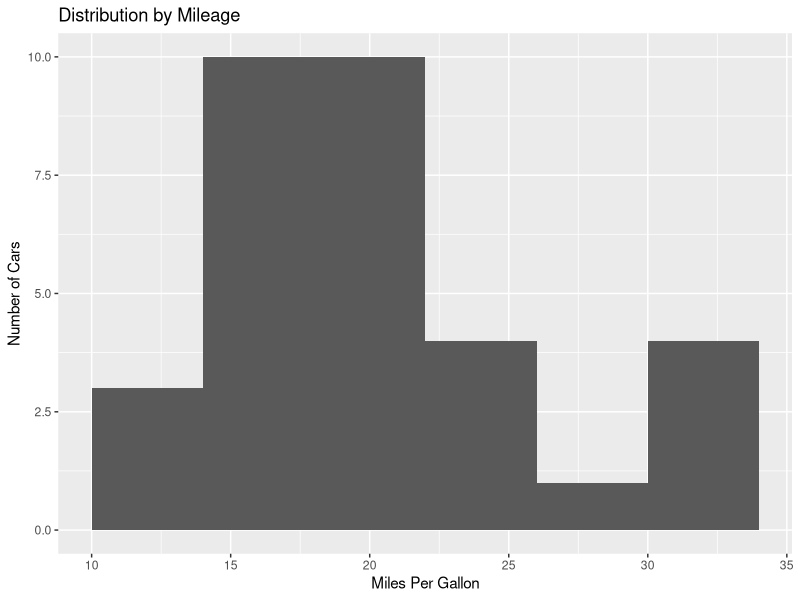
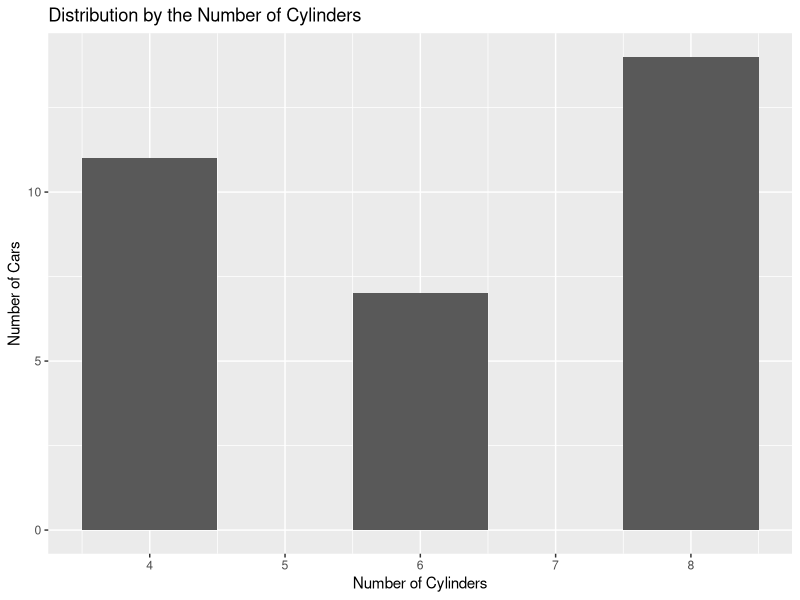
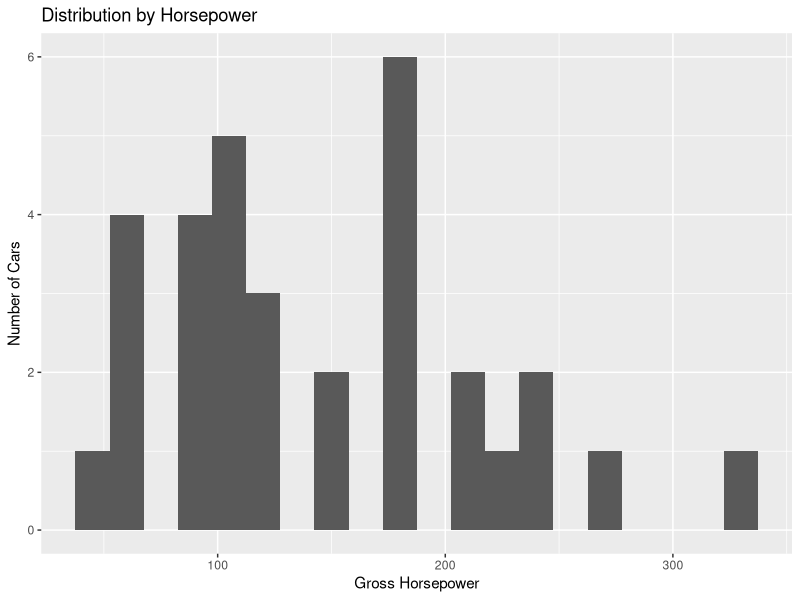
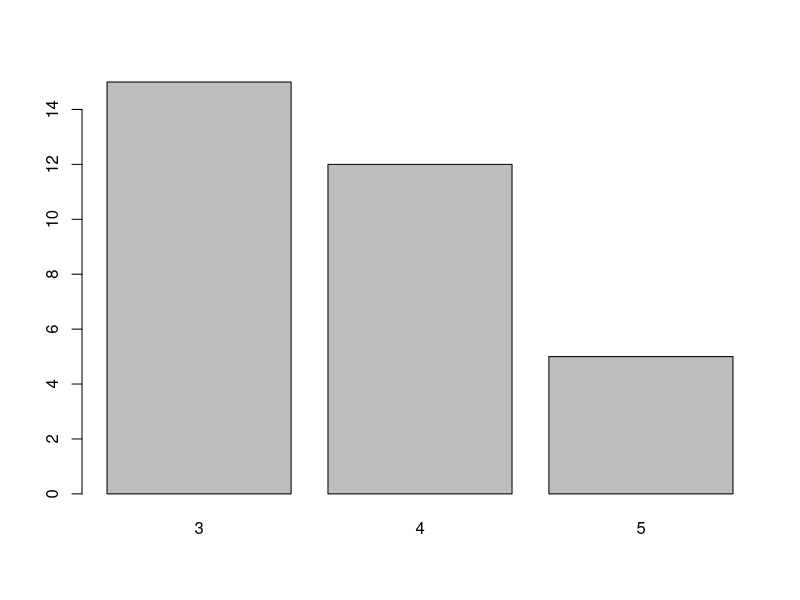
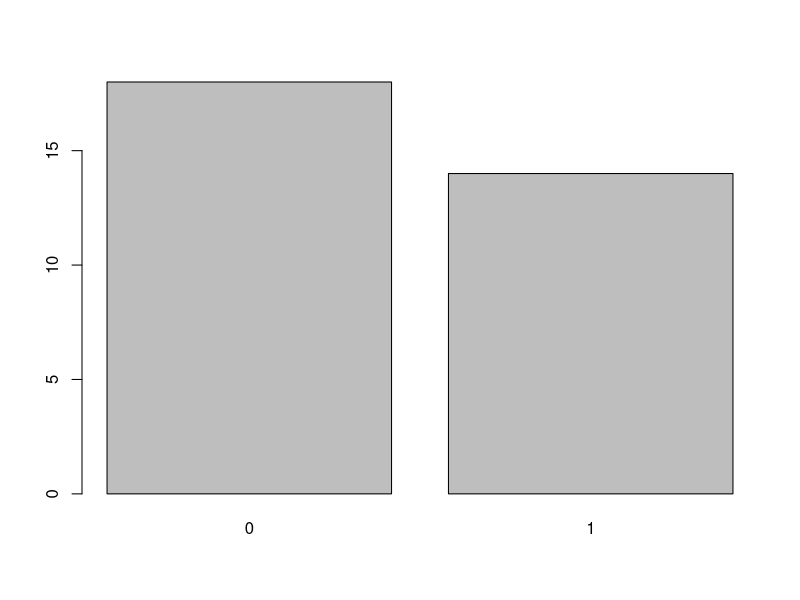
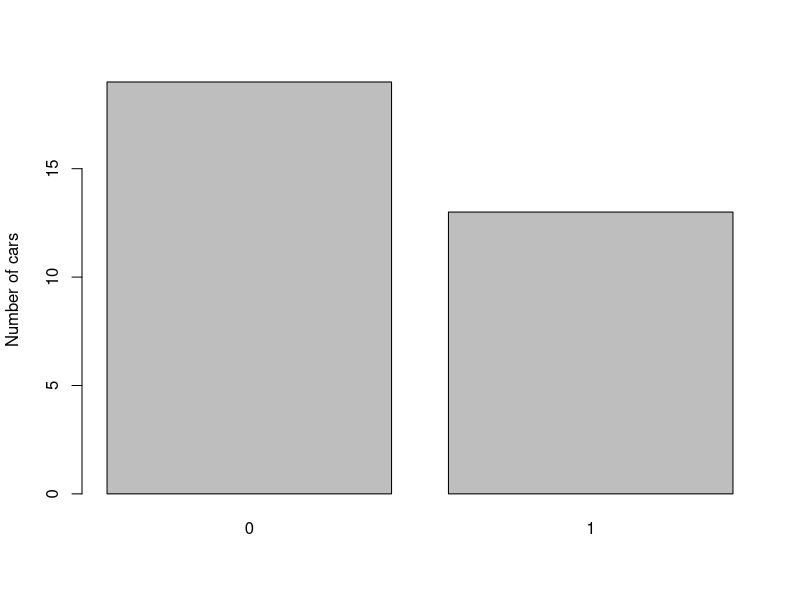
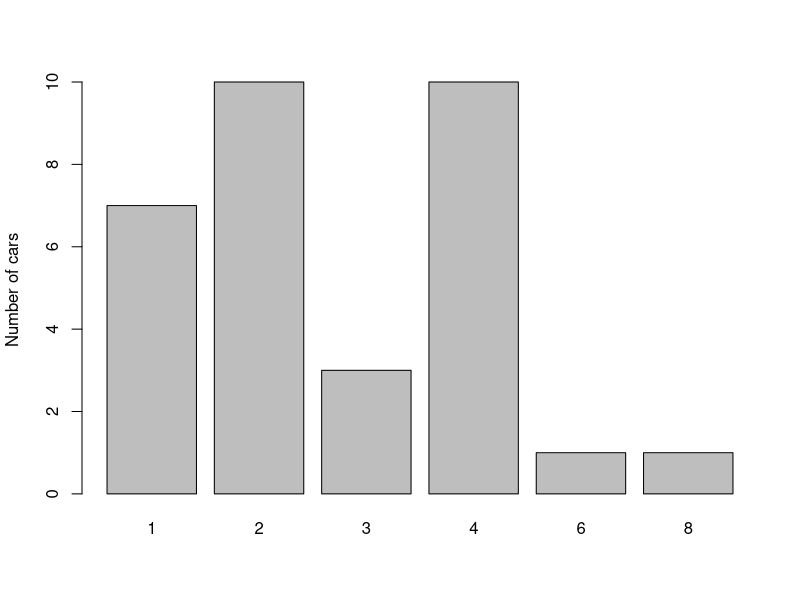
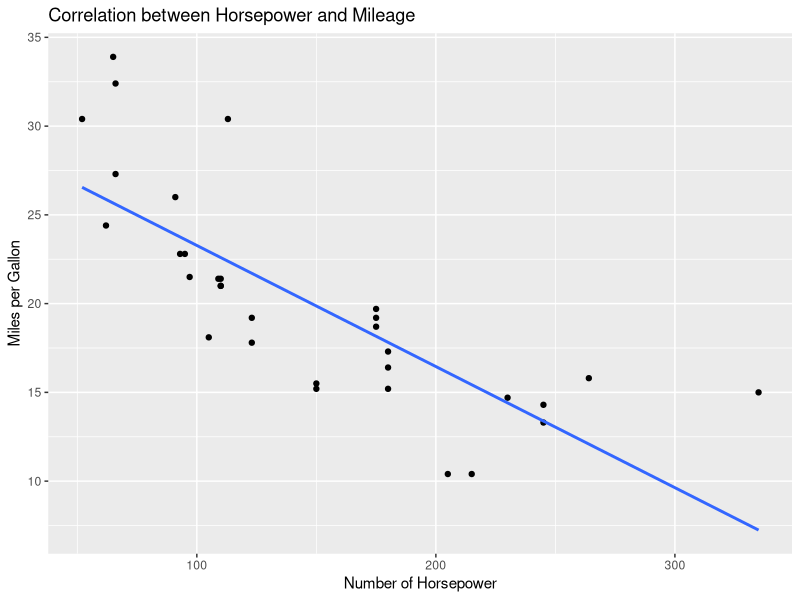

These figures' R source, in order:
## ---- chunk 1
### Loading the dataset into a dataframe
data("mtcars")
## ---- chunk 2
str(mtcars)
## ---- chunk 3
head(mtcars)
## ---- chunk 4
tail(mtcars)
## ---- chunk 5
nrow(mtcars)
## ---- chunk 6
ncol(mtcars)
## ---- chunk 7
summary(mtcars)
## ---- chunk 8
  mode_mpg <- names(sort(-table(mtcars$mpg)))[1]
mode_mpg
paste("the mode of the miles per gallon is", mode_mpg)  
## ---- chunk 9
mode_cyl <- names(sort(-table(mtcars$cyl)))[1]
mode_cyl
paste("the mode of the cylinder is", mode_cyl)  
## ---- chunk 10
mode_disp <- names(sort(-table(mtcars$disp)))[1]
mode_disp
paste("the mode of the displacement is", mode_disp)  
## ---- chunk 11
mode_hp <- names(sort(-table(mtcars$hp)))[1]
mode_hp    
paste("the mode of the Horsepower is", mode_hp)  
## ---- chunk 12
mode_drat <- names(sort(-table(mtcars$drat)))[1]
mode_drat
paste("the mode of the rear axle ratio is", mode_drat)  
## ---- chunk 13
mode_wt <- names(sort(-table(mtcars$wt)))[1]
mode_wt
paste("the mode of the weight is", mode_wt)  
## ---- chunk 14
mode_qsec <- names(sort(-table(mtcars$qsec)))[1]
mode_qsec
paste("the mode of the quarter mile is", mode_qsec)  
## ---- chunk 15
mode_vs <- names(sort(-table(mtcars$vs)))[1]
mode_vs
paste("the mode for the engine type is", mode_vs)    
## ---- chunk 16
mode_am <- names(sort(-table(mtcars$am)))[1]
mode_am
paste("the most automatic transmission type is", mode_am)    
## ---- chunk 17
mode_gear <- names(sort(-table(mtcars$gear)))[1]
mode_gear
paste("the mode for the number of forward gear is", mode_gear)    
## ---- chunk 18
mode_carb <- names(sort(-table(mtcars$carb)))[1]
mode_carb
paste("the mode for the number of carburetors is", mode_carb)  
## ---- chunk 19
library(ggplot2)
ggplot(mtcars, aes(mpg)) +
  geom_histogram(binwidth = 4)  + xlab('Miles Per Gallon')  +  ylab('Number of Cars') + 
      ggtitle('Distribution by Mileage')
## ---- chunk 20
library(ggplot2)
ggplot(mtcars, aes(cyl)) +
  geom_histogram(binwidth = 1)  + xlab('Number of Cylinders')  +  ylab('Number of Cars') + 
  ggtitle('Distribution by the Number of Cylinders')
## ---- chunk 21
library(ggplot2)
ggplot(mtcars, aes(hp)) +
  geom_histogram(binwidth = 15)  + xlab('Gross Horsepower')  +  ylab('Number of Cars') + 
  ggtitle('Distribution by Horsepower')
## ---- chunk 22
head(subset(mtcars, select='gear'))
factor(mtcars$gear)
## ---- chunk 23
cat_gear=table(mtcars$gear)
cat_gear
df_gear=as.data.frame(cat_gear)
names(df_gear)[1]='forward gear type'
df_gear
## ---- chunk 24
barplot(table(mtcars$gear))
## ---- chunk 25
head(subset(mtcars, select='vs'))
factor(mtcars$vs)
## ---- chunk 26
cat_vs=table(mtcars$vs)
cat_vs
df_vs=as.data.frame(cat_vs)
names(df_vs)[1]='engine type'
df_vs
## ---- chunk 27
barplot(table(mtcars$vs))
## ---- chunk 28
head(subset(mtcars, select='am'))
factor(mtcars$am)
## ---- chunk 29
cat_am=table(mtcars$am)
cat_am
df_am=as.data.frame(cat_am)
names(df_am)[1]='Transmission type'
df_am
## ---- chunk 30
barplot(table(mtcars$am), ylab='Number of cars')
## ---- chunk 31
head(subset(mtcars, select='carb'))
factor(mtcars$carb)
## ---- chunk 32
cat_carb=table(mtcars$carb)
cat_carb
df_carb=as.data.frame(cat_carb)
names(df_carb)[1]='Number of Carburetors'
df_carb
## ---- chunk 33
barplot(table(mtcars$carb), ylab='Number of cars')
## ---- chunk 34
cor(mtcars$mpg, mtcars$hp)  
## ---- chunk 35
cor.test(mtcars$mpg, mtcars$hp)
## ---- chunk 36
ggplot(mtcars, aes(hp, mpg)) + 
  geom_point() + geom_smooth(method = "lm", se = FALSE) +
  ylab("Miles per Gallon") +
  xlab("Number of Horsepower") +
  ggtitle("Correlation between Horsepower and Mileage")
## ---- chunk 37
ggplot(mtcars, aes(hp, mpg)) + stat_smooth() + 
  geom_point() + 
  ylab("Miles per Gallon") +
  xlab("Number of Horsepower") +
  ggtitle("Correlation between the Number of Horsepower and the Mileage")
## ---- chunk 38
cor(mtcars$mpg, mtcars$disp)  
## ---- chunk 39
cor.test(mtcars$mpg, mtcars$disp)
## ---- chunk 40
ggplot(mtcars, aes(disp, mpg)) + 
  geom_point() + geom_smooth(method = "lm", se = FALSE) + 
  ylab("Miles per Gallon") +
  xlab("Displacement") +
  ggtitle("Correlation between Displacement and Mileage")
## ---- chunk 41
ggplot(mtcars, aes(disp, mpg)) + stat_smooth() + 
  geom_point() + 
  ylab("Miles per Gallon") +
  xlab("Dislacement") +
  ggtitle("Correlation between Displacement and Mileage")
## ---- chunk 42
cor(mtcars$mpg, mtcars$qsec)  
## ---- chunk 43
cor.test(mtcars$mpg, mtcars$qsec)
## ---- chunk 44
ggplot(mtcars, aes(qsec, mpg)) + 
  geom_point() + geom_smooth(method = "lm", se = FALSE) + 
  ylab("Miles per Gallon") +
  xlab("Quarter Mile Ratio") +
  ggtitle("Correlation between Quarter Mile Ratio and Mileage")
## ---- chunk 45
ggplot(mtcars, aes(qsec, mpg)) + stat_smooth() + 
  geom_point() + 
  ylab("Miles per Gallon") +
  xlab("Quarter Mile Ratio") +
  ggtitle("Correlation between Quarter Mile Ratio and Mileage")
## ---- chunk 46
cor(mtcars$mpg, mtcars$cyl)  
## ---- chunk 47
cor.test(mtcars$mpg, mtcars$qsec)
## ---- chunk 48
qplot(cyl, mpg, data = mtcars, colour = cyl, geom = "point", 
  ylab = "Miles per Gallon",   xlab ="Number of Cylinders", 
  main = "Correlation between Number of Cylinders and Mileage")
## ---- chunk 49
ggplot(mtcars, aes(cyl, mpg)) + 
  geom_point() + geom_smooth(method = "lm", se = FALSE) + 
  ylab("Miles per Gallon") +
  xlab("Number of Cylinders") +
  ggtitle("Correlation between the Number of Cylinders and the Mileage")
## ---- chunk 50
library(corrplot)
M <- cor(mtcars)
corrplot::corrplot(M,  method = 'square') 
corrplot(M, type = "lower")  
corrplot.mixed(M, lower.col = "black", number.cex = .9)
